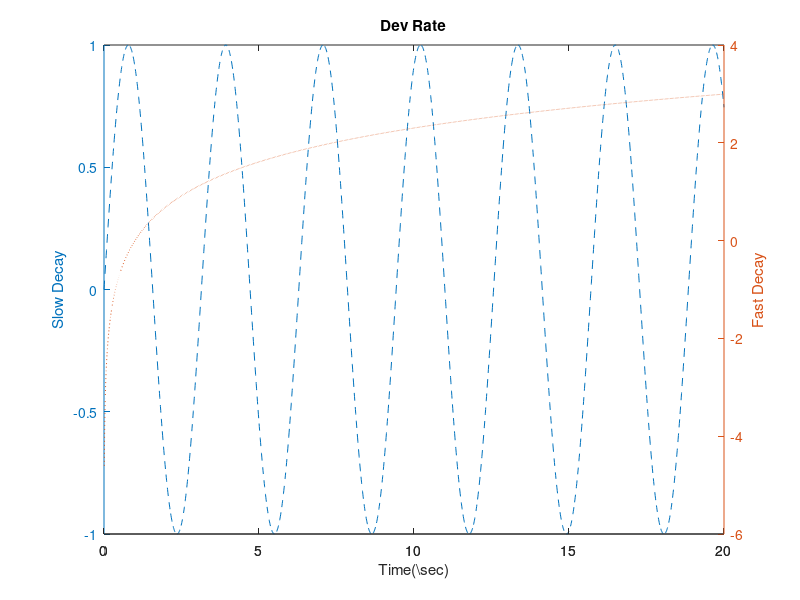
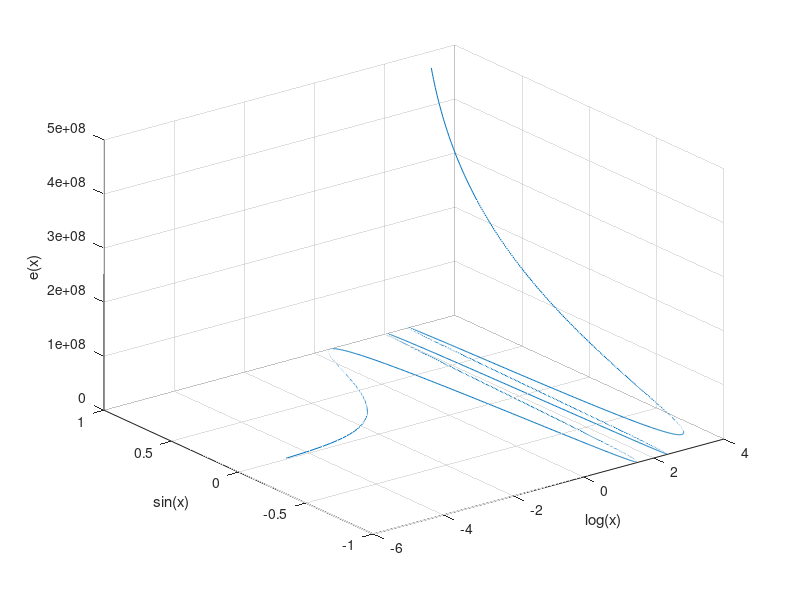

Source code (MATLAB) for these figures, in order:
x = 0:0.01:20;
y1 = sin(2*x);
y2 = log(x);

figure
[AX,H1,H2] = plotyy(x,y1,x,y2,'plot');
set(get(AX(1),'Ylabel'),'String','Slow Decay')
set(get(AX(2),'Ylabel'),'String','Fast Decay')
xlabel('Time(\sec)')
title('Dev Rate')
set(H1,'LineStyle','--')
set(H2,'LineStyle',':')

x = 0:0.01:20;
figure
plot3(log(x),sin(x),exp(x))
xlabel('log(x)')
ylabel('sin(x)')
zlabel('e(x)')
grid on
